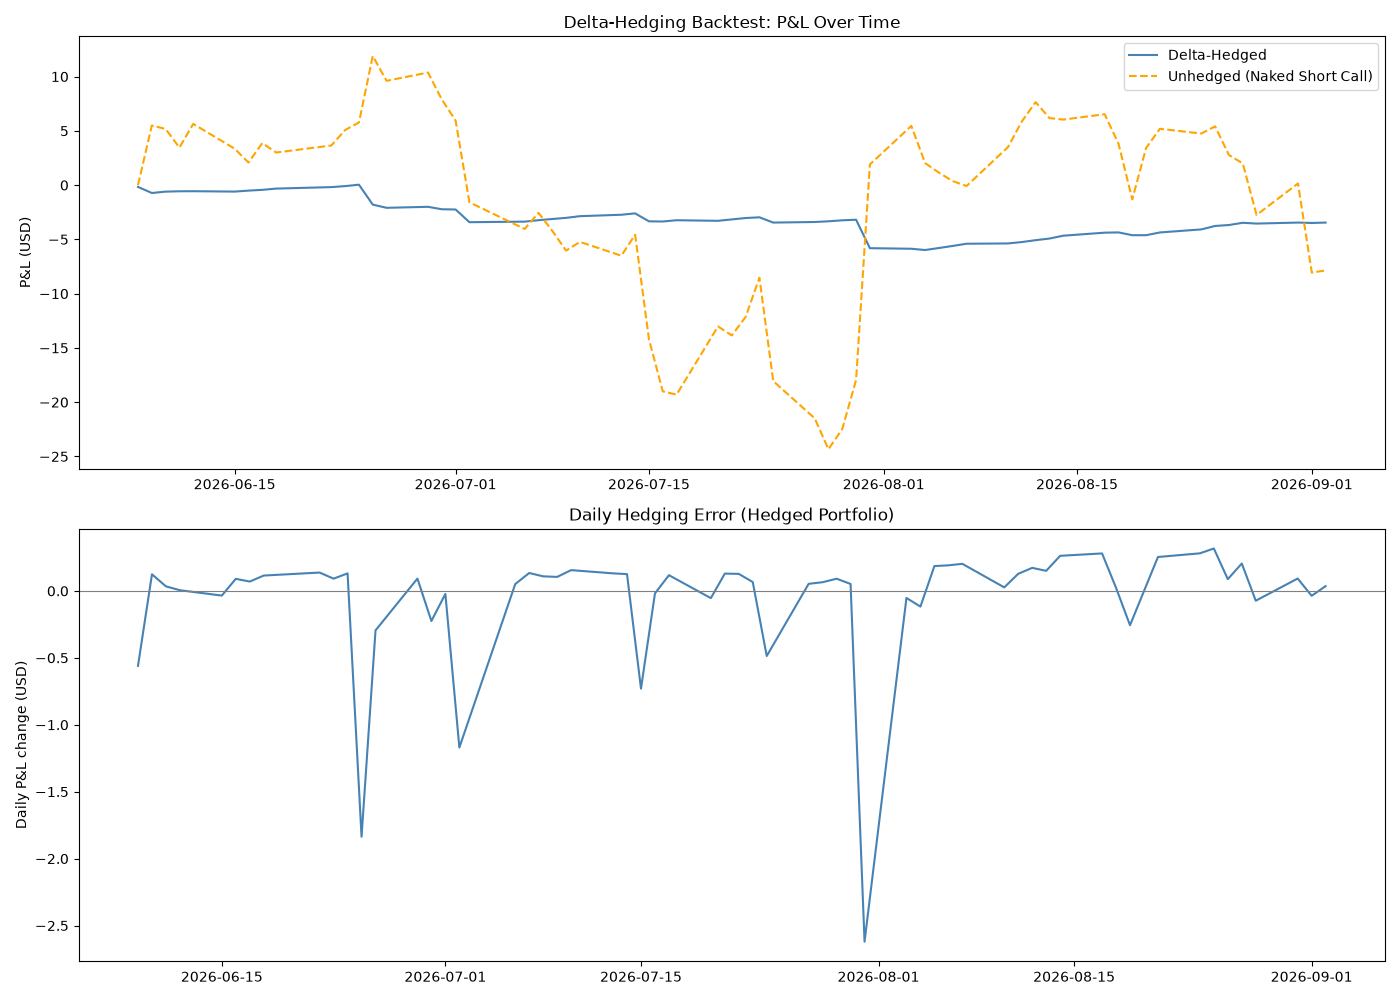

The script that saved this image:
"""
delta_hedge_backtest.py
Delta-hedging backtest: simulates writing (selling) one ATM call option and
dynamically hedging the resulting exposure using the Week 3 Greeks, over
real historical price data.

Reuses the trading-engine's day-by-day backtest loop structure and
transaction cost convention (TRANSACTION_COST = 0.001), and adapts its
risk-metrics style where it genuinely fits.

Week 9 of options-engine project
"""

import numpy as np
import pandas as pd
import matplotlib.pyplot as plt
import yfinance as yf

from bs_model import black_scholes
from greeks import delta as bs_delta

TICKER = "AAPL"
LOOKBACK_DAYS = 252  # historical window used to estimate volatility
HEDGE_WINDOW_DAYS = 60  # trading days the option position is held for
TRANSACTION_COST = 0.001  # 0.1% per trade - same convention as trading-engine
RISK_FREE_RATE = 0.03
TRADING_DAYS_PER_YEAR = 252


def fetch_price_history(ticker_symbol):
    """Same download/reshape pattern as trading-engine's Week4.py and week6.py."""
    raw = yf.download(ticker_symbol, period="2y")
    data = raw["Close"].squeeze()
    data = pd.DataFrame(data)
    data.columns = ["Close"]
    return data


def realized_volatility(prices, window=LOOKBACK_DAYS):
    """
    Annualized realized volatility from historical log returns - used as the
    constant sigma input for daily delta calculations. Black-Scholes assumes
    one fixed volatility (Week 1-2); real markets don't actually hold it
    constant (Week 8's smile/skew) - this backtest deliberately keeps that
    simplification, since the point here is testing the hedge mechanics, not
    re-litigating the vol surface.
    """
    log_returns = np.log(prices["Close"] / prices["Close"].shift(1)).dropna()
    daily_vol = log_returns.tail(window).std()
    return float(daily_vol * np.sqrt(TRADING_DAYS_PER_YEAR))


def run_delta_hedge_backtest(prices, sigma):
    """
    Simulate writing one ATM call and dynamically delta-hedging it over
    HEDGE_WINDOW_DAYS trading days. Returns a DataFrame with day-by-day
    state for both the hedged and unhedged (naked short) positions.
    """
    window = prices.tail(HEDGE_WINDOW_DAYS + 1).copy()
    S0 = window["Close"].iloc[0]
    K = S0  # ATM strike at initiation
    T_total = (len(window) - 1) / TRADING_DAYS_PER_YEAR

    # --- Initiate: sell 1 call, receive the premium ---
    premium = black_scholes(S0, K, T_total, RISK_FREE_RATE, sigma, "call")
    cash_hedged = premium
    shares_held = 0.0

    records = []

    for day_idx, (date, row) in enumerate(window.iterrows()):
        S = row["Close"]
        T_remaining = max((len(window) - 1 - day_idx) / TRADING_DAYS_PER_YEAR, 1e-6)

        option_value = black_scholes(S, K, T_remaining, RISK_FREE_RATE, sigma, "call")

        if T_remaining > 1e-4:
            current_delta = bs_delta(S, K, T_remaining, RISK_FREE_RATE, sigma, "call")
        else:
            current_delta = 1.0 if S > K else 0.0  # at expiry: fully hedged or flat

        # --- Rebalance the hedge to today's delta ---
        target_shares = current_delta
        trade_shares = target_shares - shares_held
        trade_value = abs(trade_shares) * S
        cash_hedged -= trade_shares * S
        cash_hedged -= (
            trade_value * TRANSACTION_COST
        )  # same convention as trading-engine
        shares_held = target_shares

        hedged_portfolio = cash_hedged + shares_held * S - option_value
        unhedged_portfolio = premium - option_value  # naked short call, no hedge at all

        records.append(
            {
                "date": date,
                "S": S,
                "T_remaining": T_remaining,
                "delta": current_delta,
                "option_value": option_value,
                "hedged_portfolio": hedged_portfolio,
                "unhedged_portfolio": unhedged_portfolio,
            }
        )

    return pd.DataFrame(records)


if __name__ == "__main__":
    print(f"Fetching price history for {TICKER}...")
    prices = fetch_price_history(TICKER)

    sigma = realized_volatility(prices)
    print(f"Estimated annualized realized volatility: {sigma:.2%}")

    results = run_delta_hedge_backtest(prices, sigma)

    hedged_changes = results["hedged_portfolio"].diff().dropna()
    unhedged_changes = results["unhedged_portfolio"].diff().dropna()

    print(f"\nFinal hedged P&L:   ${results['hedged_portfolio'].iloc[-1]:.2f}")
    print(f"Final unhedged P&L: ${results['unhedged_portfolio'].iloc[-1]:.2f}")
    print(f"\nHedged daily P&L std dev:   ${hedged_changes.std():.4f}")
    print(f"Unhedged daily P&L std dev: ${unhedged_changes.std():.4f}")
    print(
        f"Variance reduction from hedging: {(1 - hedged_changes.std() / unhedged_changes.std()) * 100:.1f}%"
    )

    # --- Plot: P&L curves + daily hedging error, mirroring trading-engine's week6.py layout ---
    fig, (ax1, ax2) = plt.subplots(2, 1, figsize=(14, 10))

    ax1.plot(
        results["date"],
        results["hedged_portfolio"],
        label="Delta-Hedged",
        color="steelblue",
    )
    ax1.plot(
        results["date"],
        results["unhedged_portfolio"],
        label="Unhedged (Naked Short Call)",
        color="orange",
        linestyle="--",
    )
    ax1.set_title("Delta-Hedging Backtest: P&L Over Time")
    ax1.set_ylabel("P&L (USD)")
    ax1.legend()

    daily_hedging_error = results["hedged_portfolio"].diff()
    ax2.plot(results["date"], daily_hedging_error, color="steelblue")
    ax2.axhline(0, color="gray", linewidth=0.8)
    ax2.set_title("Daily Hedging Error (Hedged Portfolio)")
    ax2.set_ylabel("Daily P&L change (USD)")

    plt.tight_layout()
    plt.savefig("delta_hedge_backtest.png")
    print("\nSaved delta_hedge_backtest.png")
